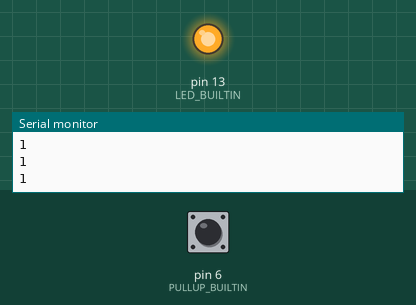
Simulated run of this sketch. Board: Arduino Uno, built with avr-gcc and run on an emulated ATmega328P. On the bench: output pins drawn as LEDs (lit = HIGH), the last lines printed to the serial monitor. Inputs (shaded band) come from the test bench; at power-on: pin 6 (PULLUP_BUILTIN) HIGH.

Above: at 1.2 s.
1.3 s: pin 6 (PULLUP_BUILTIN) pulled LOW for 0.15 s
At 1.4 s:
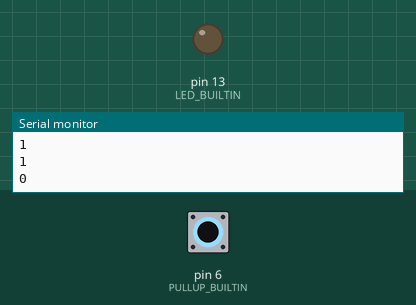
3.0 s: pin 6 (PULLUP_BUILTIN) pulled LOW for 3.2 s
At 7.3 s:
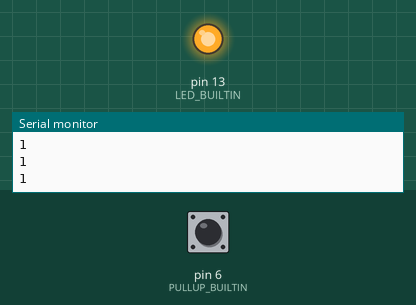
Timing chart, 0 to 8.8 s (numbered marks = the images above; inputs shaded):
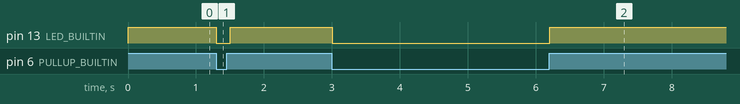

Measured:
- after the input at 1.3 s, pin 13 (LED_BUILTIN): HIGH → LOW at once, → HIGH 0.20 s later
- after the input at 3.0 s, pin 13 (LED_BUILTIN): HIGH → LOW at once, → HIGH 3.2 s later

The sketch:

pullup_builtn.ino
```cpp
/*

pulldown 저항
- 저항을 접지부연결
- 기본값 0 누르면 1
- 믹서기, 전구, 선풍기

pullup저항
- 저항을 전원부연결
- 기본값 1 누르면 0
- 비상정지버튼, 컴퓨터리셋버튼
*/


const int PULLUP_BUILTIN = 6;

void setup()
{
  Serial.begin(9600);
  pinMode(PULLUP_BUILTIN, INPUT_PULLUP);
  pinMode(LED_BUILTIN, OUTPUT);
}

void loop()
{

  int pubVal = digitalRead(PULLUP_BUILTIN);
  Serial.println(pubVal);
  digitalWrite(LED_BUILTIN, pubVal);


  delay(100);
}
```
